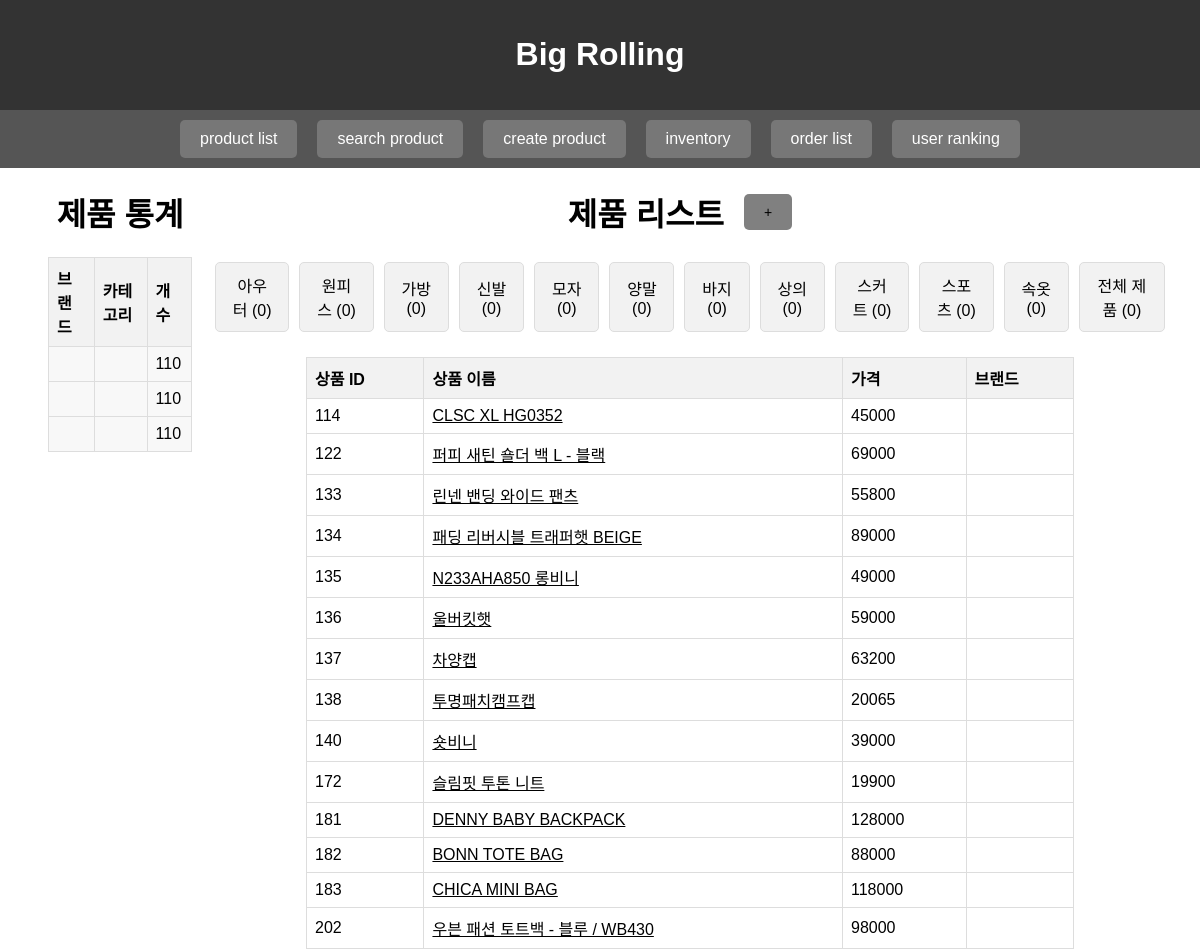
Page /php/product_list.php?category=3 on the committed database.
### tables this page shows
CREATE TABLE `product` (
  `product_id` int(11) NOT NULL AUTO_INCREMENT,
  `product_name` varchar(255) NOT NULL,
  `price` int(11) NOT NULL,
  `description` text DEFAULT NULL,
  `category_id` int(11) NOT NULL,
  `brand_id` int(11) NOT NULL,
  PRIMARY KEY (`product_id`),
  KEY `category_id` (`category_id`),
  KEY `brand_id` (`brand_id`),
  CONSTRAINT `product_ibfk_1` FOREIGN KEY (`category_id`) REFERENCES `category` (`category_id`) ON UPDATE CASCADE,
  CONSTRAINT `product_ibfk_2` FOREIGN KEY (`brand_id`) REFERENCES `brand` (`brand_id`) ON UPDATE CASCADE
);

### php/db_connection.php (called while the page is built, shortened)
<?php
$servername = "localhost";
$username = "root";
$password = "";
$dbname = "team16";
function connectToDatabase() {
    global $servername, $username, $password, $dbname;
    $conn = mysqli_connect($servername, $username, $password, $dbname);
    return $conn;
}
?>

### php/product_list.php (the view, shortened to what this page needs)
<?php
include(__DIR__ . '/db_connection.php');
$sql_roll = "SELECT BRAND.brand_name, CATEGORY.category_name, COUNT(PRODUCT.product_id) AS product_count
        FROM PRODUCT
        LEFT JOIN BRAND ON PRODUCT.brand_id = BRAND.brand_id
        LEFT JOIN CATEGORY ON PRODUCT.category_id = CATEGORY.category_id
        GROUP BY BRAND.brand_name, CATEGORY.category_name WITH ROLLUP";
$result_roll = mysqli_query(connectToDatabase(), $sql_roll);
$cateQuery = "SELECT CATEGORY.category_id, CATEGORY.category_name, COUNT(PRODUCT.product_id) AS product_count
                FROM CATEGORY
                LEFT JOIN PRODUCT ON CATEGORY.category_id = PRODUCT.category_id
                GROUP BY CATEGORY.category_id WITH ROLLUP";
$cateResult = mysqli_query(connectToDatabase(), $cateQuery);
$selectedCategory = isset($_GET['category']) ? $_GET['category'] : null;
$sql = "SELECT PRODUCT.*, BRAND.brand_name
        FROM PRODUCT
        LEFT JOIN BRAND ON PRODUCT.brand_id = BRAND.brand_id";
if (!empty($selectedCategory)) {
    $sql .= " WHERE PRODUCT.category_id = $selectedCategory";
}
$result = mysqli_query(connectToDatabase(), $sql);
?>
<!DOCTYPE html>
<html lang="ko">
<head>
</head>
<body>
<?php
include('index.php');
?>
    <div class="container">
    <div style=" width: 15%">
        <h1>제품 통계</h1>
        <?php
            $currentBrand = null;
        ?>
        <?php if ($result_roll->num_rows > 0) : ?>
            <table>
                <tr>
                    <th>브랜드</th>
                    <th>카테고리</th>
                    <th>개수</th>
                </tr>
                <?php while ($row = mysqli_fetch_assoc($result_roll)) : ?>
                    <tr <?php echo ($row['brand_name'] === null) ? 'style="background-color: #f8f8f8;"' : ''; ?>>
                        <td <?php echo ($row['brand_name'] == $currentBrand) ? 'style="background-color: #f8f8f8;"' : '';?>>
                        <?php if ($row['brand_name'] !== $currentBrand) {
                            echo $row['brand_name'];
                            $currentBrand = $row['brand_name'];
                        } ?></td>
                        <td <?php echo ($row['category_name'] == null) ? 'style="background-color: #f8f8f8;"' : '';?>><?php echo $row['category_name']; ?></td>
                        <td><?php echo $row['product_count']; ?></td>
                    </tr>
                <?php endwhile; ?>
            </table>
        <?php else : ?>
            <p>상품이 없습니다</p>
        <?php endif; ?>
    </div>
    <div style=" width: 80%;">
    <div class="container">
    <h1>제품 리스트</h1>
    <div style="display: flex;flex-direction: column;align-items: center;justify-content: center;">
    <a href="create_product.php">
        <button style="font-size: 14px;margin: 20px;">+</button>
    </a>
        </div></div>
    <div class="category-buttons">
        <?php while ($categoryRow = mysqli_fetch_assoc($cateResult)) : ?>
            <button onclick="filterByCategory(<?php echo $categoryRow['category_id']; ?>)"
                <?php echo ($categoryRow['category_id'] == $selectedCategory) ? 'class="active"' : ''; ?>>
                <?php
                if ($categoryRow['category_id'] !== null) {
                    echo $categoryRow['category_name'] . ' (' . $categoryRow['product_count'] . ')';
                } else {
                    echo '전체 제품 (' . $categoryRow['product_count'] . ')';
                }
                ?>
            </button>
        <?php endwhile; ?>
    </div>
    <?php if ($result->num_rows > 0) : ?>
        <table>
            <tr>
                <th>상품 ID</th>
                <th>상품 이름</th>
                <th>가격</th>
                <th>브랜드</th>
            </tr>
            <?php while ($row = mysqli_fetch_assoc($result)) : ?>
                <tr>
                    <td><?php echo $row['product_id']; ?></td>
                    <td>
                    <a href='#' onclick='saveAndRedirect(<?php echo $row["product_id"]; ?>); return false;' style='color:black'>
                        <?php echo $row['product_name']; ?>
                    </a>
                    </td>
                    <td><?php echo $row['price']; ?></td>
                    <td><?php echo $row['brand_name']; ?></td>
                </tr>
            <?php endwhile; ?>
        </table>
    <?php else : ?>
        <p>해당 카테고리에 상품이 존재하지 않습니다.</p>
    <?php endif; ?>
    </div>
    </div>
</body>
</html>

### php/product_list.php (style rules this page uses)
body { text-align: center; }
h1 { text-align: center; }
table { margin: 0 auto; border-collapse: collapse; width: 80%; }
th, td { border: 1px solid #dddddd; text-align: left; padding: 8px; }
th { background-color: #f2f2f2; }
.category-buttons { display: flex; justify-content: center; margin-bottom: 20px; }
.category-buttons button { background-color: #f2f2f2; border: 1px solid #ddd; padding: 10px 15px; margin: 5px; cursor: pointer; transition: background-color 0.3s; }
.container { display: flex; justify-content: center; }
button { background-color: GRAY; color: black; border: none; padding: 10px 20px; text-align: center; text-decoration: none; display: inline-block; font-size: 16px; margin: 4px 2px; cursor: pointer; border-radius: 5px; }

### php/index.php (style rules this page uses)
body { font-family: Arial, sans-serif; margin: 0; padding: 0; }

### rows in the picture
product: product_id "114", product_name "CLSC XL HG0352", price "45000"
product: product_id "122", product_name "퍼피 새틴 숄더 백 L - 블랙", price "69000"
product: product_id "133", product_name "린넨 밴딩 와이드 팬츠", price "55800"
product: product_id "134", product_name "패딩 리버시블 트래퍼햇 BEIGE", price "89000"
product: product_id "135", product_name "N233AHA850 롱비니", price "49000"
product: product_id "136", product_name "울버킷햇", price "59000"
product: product_id "137", product_name "차양캡", price "63200"
product: product_id "138", product_name "투명패치캠프캡", price "20065"
product: product_id "140", product_name "숏비니", price "39000"
product: product_id "172", product_name "슬림핏 투톤 니트", price "19900"
product: product_id "181", product_name "DENNY BABY BACKPACK", price "128000"
product: product_id "182", product_name "BONN TOTE BAG", price "88000"
product: product_id "183", product_name "CHICA MINI BAG", price "118000"
product: product_id "202", product_name "우븐 패션 토트백 - 블루 / WB430", price "98000"

### other values in the picture
$row['product_count'] "110"
$categoryRow['category_name'] "아우터"
$categoryRow['product_count'] "0"
$categoryRow['category_name'] "원피스"
$categoryRow['category_name'] "가방"
$categoryRow['category_name'] "신발"
$categoryRow['category_name'] "모자"
$categoryRow['category_name'] "양말"
$categoryRow['category_name'] "바지"
$categoryRow['category_name'] "상의"
$categoryRow['category_name'] "스커트"
$categoryRow['category_name'] "스포츠"
$categoryRow['category_name'] "속옷"
